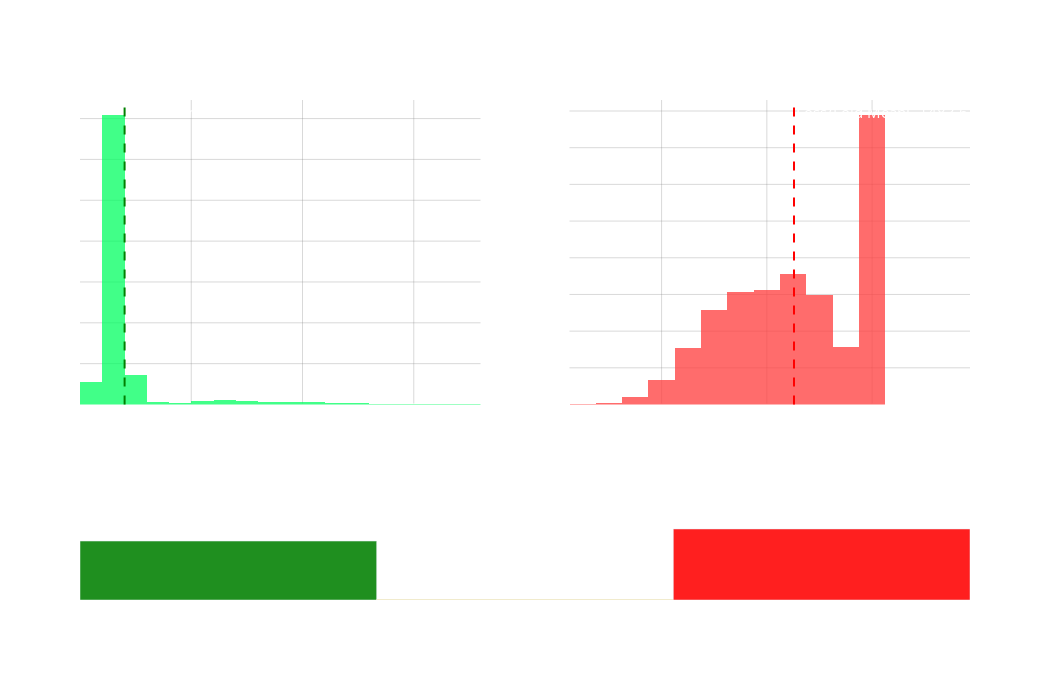

This figure's notebook cell:
### Code cell
import numpy as np
import random
import plotly.graph_objects as go
from plotly.subplots import make_subplots
from deuces import Card, Evaluator

# Use the same logic for positive gaussian bet as in the conservative main simulation
def get_positive_normal_bet(mean=100, std=40):
    bet = -1
    while bet <= 0:
        bet = np.random.normal(mean, std)
    return bet

# Estimate Hero's equity on a street by Monte Carlo
def get_equity(evaluator, hero_hand, board, full_deck, n_opponents=5, samples=50):
    wins = 0
    available_deck = [c for c in full_deck if c not in board]
    for _ in range(samples):
        random.shuffle(available_deck)
        cards_to_draw = 5 - len(board)
        complete_board = board + available_deck[:cards_to_draw]
        opp_hands = [available_deck[cards_to_draw + i*2 : cards_to_draw + (i+1)*2] for i in range(n_opponents)]
        h_score = evaluator.evaluate(complete_board, hero_hand)
        o_scores = [evaluator.evaluate(complete_board, hand) for hand in opp_hands]
        if h_score <= min(o_scores):
            wins += 1
    return wins / samples

def generate_conditional_fold_net_outcomes(num_games=10000, fold_buffer=0.15):
    evaluator = Evaluator()
    hero_hand = [Card.new('As'), Card.new('Ah')]
    # Deck minus hero's aces
    full_deck = [Card.new(r+s) for r in Card.STR_RANKS for s in 'shdc' if Card.new(r+s) not in hero_hand]
    net_outcomes = []
    game_results = []  # 1 = win, 0 = tie, -1 = loss/fold

    for step in range(num_games):
        random.shuffle(full_deck)
        cards_needed = full_deck[:15]
        opp_hands_final = [cards_needed[i*2:(i+1)*2] for i in range(5)]
        board_final = cards_needed[10:15]

        flop = board_final[:3]
        turn = board_final[:4]
        river = board_final[:5]
        total_street_pot = 0
        hero_total_investment = 0
        folded = False

        for street in [flop, turn, river]:
            hero_score = evaluator.evaluate(street, hero_hand)
            opp_scores_now = [evaluator.evaluate(street, hand) for hand in opp_hands_final]

            # Use cheaty but similar betting rule as the conservative sim
            if any(o < hero_score for o in opp_scores_now):
                bet_to_call = get_positive_normal_bet(mean=1000, std=400)
            else:
                bet_to_call = get_positive_normal_bet(mean=100, std=40)

            pot_odds = bet_to_call / (total_street_pot + bet_to_call * 6)
            equity = get_equity(evaluator, hero_hand, street, full_deck)
            # Conditional fold logic: fold if edge is not enough
            if equity < (pot_odds + fold_buffer):
                folded = True
                break
            hero_total_investment += bet_to_call
            total_street_pot += bet_to_call * 6

        if folded:
            winnings = 0
            game_results.append(-1)
            net_outcomes.append(-hero_total_investment)
        else:
            final_hero = evaluator.evaluate(board_final, hero_hand)
            final_opps = [evaluator.evaluate(board_final, h) for h in opp_hands_final]
            all_scores = [final_hero] + final_opps
            min_score = min(all_scores)
            winners_count = all_scores.count(min_score)
            if final_hero == min_score:
                winnings = total_street_pot / winners_count
                if winners_count == 1:
                    game_results.append(1)  # win
                else:
                    game_results.append(0)  # tie
            else:
                winnings = 0
                game_results.append(-1) # lost to better hand
            net_outcomes.append(winnings - hero_total_investment)
    return np.array(net_outcomes), np.array(game_results)

np.random.seed(2)
num_games = 10000
net_outcomes, game_results = generate_conditional_fold_net_outcomes(num_games)

# Separate wins, losses (includes folds!), ties
wins = net_outcomes[game_results == 1]
losses = net_outcomes[game_results == -1]
ties = net_outcomes[game_results == 0]

# compute probabilities and EV
p_win = np.sum(game_results == 1) / num_games
p_loss = np.sum(game_results == -1) / num_games
p_tie = np.sum(game_results == 0) / num_games
EV = np.mean(net_outcomes)
EV_win = np.mean(wins) if wins.size > 0 else np.nan
EV_loss = np.mean(losses) if losses.size > 0 else np.nan

fig = make_subplots(
    rows=2, cols=2,
    subplot_titles=(
        "Net Wealth Distribution: Wins",
        "Net Wealth Distribution: Losses/Folds",
        "Probability of Outcome", ""
    ),
    specs=[[{"type": "histogram"}, {"type": "histogram"}],
           [{"type": "bar", "colspan": 2}, None]],
    row_heights=[0.7, 0.3],
    vertical_spacing=0.13
)

# Histogram for wins (green)
if wins.size > 0:
    fig.add_trace(
        go.Histogram(
            x=wins,
            name='Wins',
            marker_color='rgba(0,255,96,0.85)',
            nbinsx=25,
            showlegend=False,
            opacity=0.88
        ),
        row=1, col=1
    )
    fig.add_vline(
        x=EV_win, line_dash="dash", line_color="green",
        annotation_text=f"Win Mean: {EV_win:.1f}",
        annotation_position="top right", row=1, col=1
    )

# Histogram for losses/folds (red)
if losses.size > 0:
    fig.add_trace(
        go.Histogram(
            x=losses,
            name='Losses/Folds',
            marker_color='rgba(255,64,64,0.87)',
            nbinsx=25,
            showlegend=False,
            opacity=0.88
        ),
        row=1, col=2
    )
    fig.add_vline(
        x=EV_loss, line_dash="dash", line_color="red",
        annotation_text=f"Loss/Fold Mean: {EV_loss:.1f}",
        annotation_position="top right", row=1, col=2
    )

# Probability bar chart (win/loss/fold, tie separated)
fig.add_trace(
    go.Bar(
        x=['Win', 'Tie', 'Loss/Fold'],
        y=[p_win, p_tie, p_loss],
        marker_color=['green', '#ffc800', 'red'],
        opacity=0.88,
        showlegend=False,
        text=[f'{p_win*100:.1f}%', f'{p_tie*100:.1f}%', f'{p_loss*100:.1f}%'],
        textposition='outside'
    ),
    row=2, col=1,
)

# Set up axes, layout
fig.update_layout(
    height=680,
    width=1050,
    plot_bgcolor='rgba(0,0,0,0)',
    paper_bgcolor='rgba(0,0,0,0)',
    font=dict(color='white'),
    title_text="Net Wealth Distribution per Game: Conditional (Equity-based) Folding"
)
fig.update_xaxes(showgrid=True, gridcolor='rgba(128,128,128,0.3)', title_text='Net Wealth', row=1, col=1)
fig.update_yaxes(showgrid=True, gridcolor='rgba(128,128,128,0.3)', title_text='Count', row=1, col=1)
fig.update_xaxes(showgrid=True, gridcolor='rgba(128,128,128,0.3)', title_text='Net Wealth', row=1, col=2)
fig.update_yaxes(showgrid=True, gridcolor='rgba(128,128,128,0.3)', title_text='Count', row=1, col=2)
fig.update_xaxes(showgrid=False, row=2, col=1)
fig.update_yaxes(showgrid=False, row=2, col=1, title_text='Probability', range=[0,1])

fig.update_annotations(font_size=15)

fig.show()

# Print EV and probability values under the bar chart
from IPython.display import display, HTML
display(HTML(f"""
<div style="margin-top: 1.7em; padding:0.5em; background: #282832; color: #70ffff; font-size:1.4em; border-radius:9px;">
    <strong>Expected Value (EV) per Game:</strong> {EV:.2f}<br>
    <span style="color:#3f7;">Win Probability:</span> {p_win:.2%} &nbsp; | &nbsp;
    <span style="color:#fc0;">Tie Probability:</span> {p_tie:.2%} &nbsp; | &nbsp;
    <span style="color:#f77;">Loss/Fold Probability:</span> {p_loss:.2%}
</div>
"""))

### Figure 1 — Plotly figure (JSON) as saved in the notebook; plotly's stock layout.template omitted (floating-point values rounded to 4 significant figures; data arrays with more than 128 entries replaced by an {"elided": "..."} marker saying what was removed)
{"data": [{"marker": {"color": "rgba(0,255,96,0.85)"}, "name": "Wins", "nbinsx": 25, "opacity": 0.88, "showlegend": false, "type": "histogram", "x": {"elided": "4516 float values"}, "xaxis": "x", "yaxis": "y"}, {"marker": {"color": "rgba(255,64,64,0.87)"}, "name": "Losses/Folds", "nbinsx": 25, "opacity": 0.88, "showlegend": false, "type": "histogram", "x": {"elided": "5443 float values"}, "xaxis": "x2", "yaxis": "y2"}, {"marker": {"color": ["green", "#ffc800", "red"]}, "opacity": 0.88, "showlegend": false, "text": ["45.2%", "0.4%", "54.4%"], "textposition": "outside", "type": "bar", "x": ["Win", "Tie", "Loss/Fold"], "xaxis": "x3", "y": [0.4516, 0.0041, 0.5443], "yaxis": "y3"}], "layout": {"annotations": [{"font": {"size": 15}, "showarrow": false, "text": "Net Wealth Distribution: Wins", "x": 0.225, "xanchor": "center", "xref": "paper", "y": 1, "yanchor": "bottom", "yref": "paper"}, {"font": {"size": 15}, "showarrow": false, "text": "Net Wealth Distribution: Losses/Folds", "x": 0.775, "xanchor": "center", "xref": "paper", "y": 1, "yanchor": "bottom", "yref": "paper"}, {"font": {"size": 15}, "showarrow": false, "text": "Probability of Outcome", "x": 0.5, "xanchor": "center", "xref": "paper", "y": 0.261, "yanchor": "bottom", "yref": "paper"}, {"font": {"size": 15}, "showarrow": false, "text": "Win Mean: 2004.4", "x": 2004.0, "xanchor": "left", "xref": "x", "y": 1, "yanchor": "top", "yref": "y domain"}, {"font": {"size": 15}, "showarrow": false, "text": "Loss/Fold Mean: -1483.6", "x": -1484.0, "xanchor": "left", "xref": "x2", "y": 1, "yanchor": "top", "yref": "y2 domain"}], "font": {"color": "white"}, "height": 680, "paper_bgcolor": "rgba(0,0,0,0)", "plot_bgcolor": "rgba(0,0,0,0)", "shapes": [{"line": {"color": "green", "dash": "dash"}, "type": "line", "x0": 2004.0, "x1": 2004.0, "xref": "x", "y0": 0, "y1": 1, "yref": "y domain"}, {"line": {"color": "red", "dash": "dash"}, "type": "line", "x0": -1484.0, "x1": -1484.0, "xref": "x2", "y0": 0, "y1": 1, "yref": "y2 domain"}], "title": {"text": "Net Wealth Distribution per Game: Conditional (Equity-based) Folding"}, "width": 1050, "xaxis": {"anchor": "y", "domain": [0, 0.45], "gridcolor": "rgba(128,128,128,0.3)", "showgrid": true, "title": {"text": "Net Wealth"}}, "xaxis2": {"anchor": "y2", "domain": [0.55, 1], "gridcolor": "rgba(128,128,128,0.3)", "showgrid": true, "title": {"text": "Net Wealth"}}, "xaxis3": {"anchor": "y3", "domain": [0, 1], "showgrid": false}, "yaxis": {"anchor": "x", "domain": [0.391, 1], "gridcolor": "rgba(128,128,128,0.3)", "showgrid": true, "title": {"text": "Count"}}, "yaxis2": {"anchor": "x2", "domain": [0.391, 1], "gridcolor": "rgba(128,128,128,0.3)", "showgrid": true, "title": {"text": "Count"}}, "yaxis3": {"anchor": "x3", "domain": [0, 0.261], "range": [0, 1], "showgrid": false, "title": {"text": "Probability"}}}}
